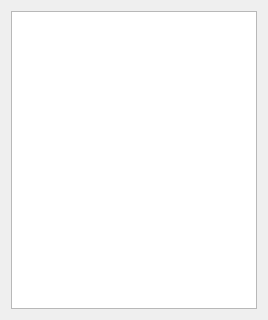
<?xml version="1.0" encoding="UTF-8"?>
<ui version="4.0">
 <class>ElementPickerWidget</class>
 <widget class="QWidget" name="ElementPickerWidget">
  <property name="geometry">
   <rect>
    <x>0</x>
    <y>0</y>
    <width>268</width>
    <height>320</height>
   </rect>
  </property>
  <property name="windowTitle">
   <string>Form</string>
  </property>
  <layout class="QVBoxLayout" name="verticalLayout">
   <item>
    <widget class="ElementListWidget" name="listWidget"/>
   </item>
  </layout>
 </widget>
 <customwidgets>
  <customwidget>
   <class>ElementListWidget</class>
   <extends>QListWidget</extends>
   <header>ui/widgets/utils/element_list_widget.h</header>
  </customwidget>
 </customwidgets>
 <resources/>
 <connections/>
</ui>
